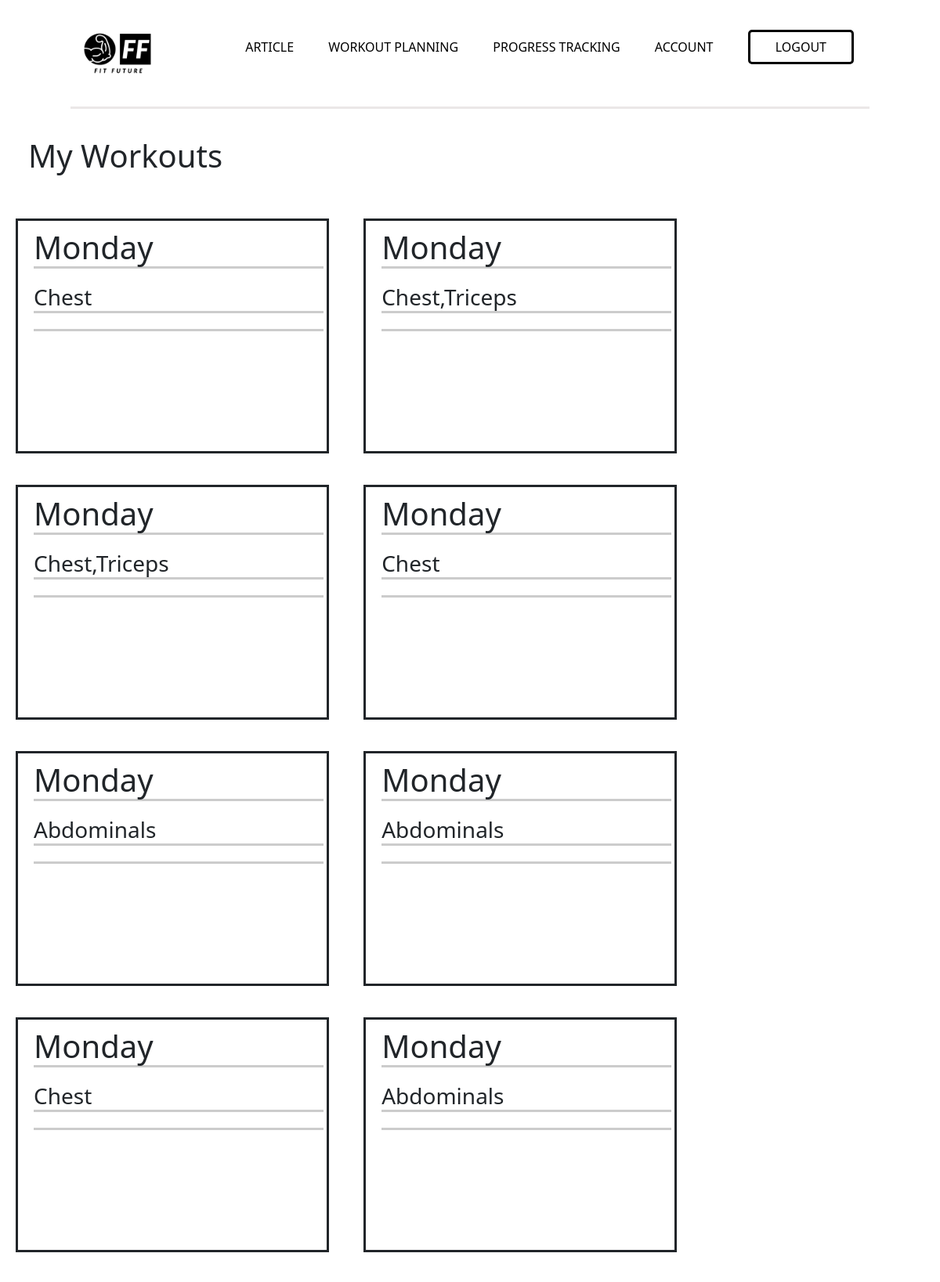
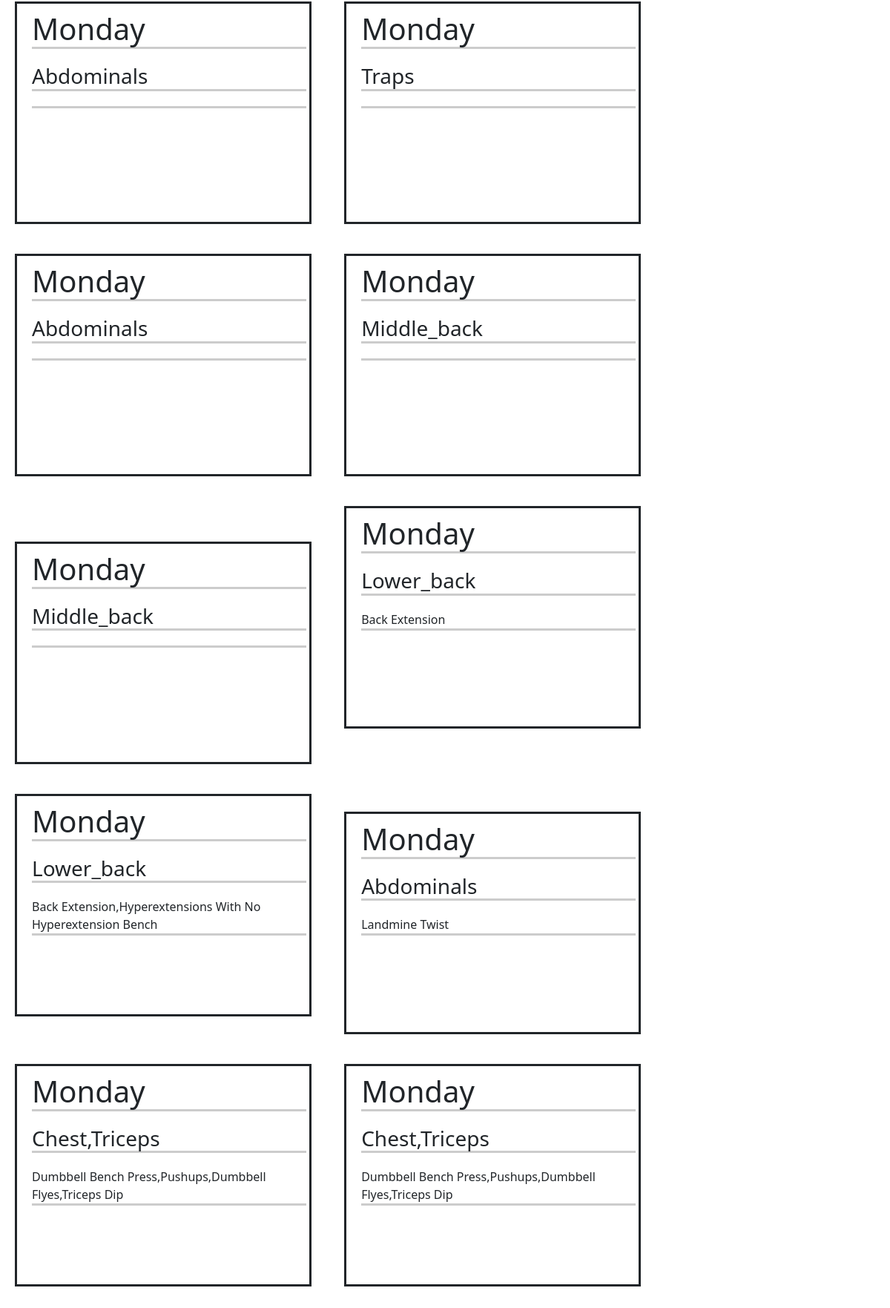
Page /workout/my_workouts (signed in, upper part) on the committed database (2 pictures, top to bottom).
### fitfuture/db_models.py (models this page shows)
class Workout(db.Model):
    id = db.Column(db.Integer, primary_key=True)
    workout_day = db.Column(db.String(50), nullable=False)
    muscle_groups = db.Column(db.String(200), nullable=False)
    workout_type = db.Column(db.String(200), nullable=False)
    user_id = db.Column(db.Integer, db.ForeignKey('user.id'), nullable=False)

### fitfuture/routes.py (the view)
@app.route('/workout/my_workouts')
def my_workouts():
    workouts = []
    if current_user.is_authenticated:
        workouts = db.session.query(Workout).filter_by(user_id=current_user.id).all()
    return render_template("my_workouts.html", workouts=workouts)

### fitfuture/db_models.py (called while the page is built)
@login_manager.user_loader
def load_user(user_id):
    return User.query.get(int(user_id))

### fitfuture/templates/my_workouts.html
{% extends "layout.html" %}
{% block content%}
    <h1 class="my-workouts-h1">My Workouts</h1>
    {% if not workouts %}
        <p class="no-workout">You have no workouts planned. Click <a href="{{ url_for('workout') }}">here</a> to plan your workout</p>
    {% else %}
        {% for workout in workouts %}
            <div class="my-workout">
                <h1>{{ workout.workout_day }}</h1>
                <h3>{{ workout.muscle_groups }}</h3>
                <p>{{ workout.workout_type }}</p>
            </div>
        {% endfor %}
    {% endif %}
{% endblock %}

### fitfuture/static/styles/main.css (style rules this page uses)
body { margin: 0; padding: 0; font-family: 'Poppins', sans-serif; background-color: rgb(251, 251, 251); }

### fitfuture/static/styles/account.css (style rules this page uses)
body { font-family: Poppins; margin: 0; }

### fitfuture/static/styles/workout.css (style rules this page uses)
body { margin: 30px; }
.my-workouts-h1 { margin: 3%; }
.my-workout { display: inline-block; border: solid; width: 400px; height: 300px; margin: 20px; text-transform: capitalize; align-items: center; }
.my-workout h1, .my-workout h3, .my-workout p { margin: 4px; margin-left: 20px; margin-bottom: 20px; margin-top: 10px; border-bottom: solid #ccc; }
.my-workout p { margin-bottom: 5px; }

### rows in the picture
Workout: workout_day "Monday", muscle_groups "Chest"
Workout: workout_day "Monday", muscle_groups "Chest,triceps"
Workout: workout_day "Monday", muscle_groups "Chest,triceps"
Workout: workout_day "Monday", muscle_groups "Chest"
Workout: workout_day "Monday", muscle_groups "Abdominals"
Workout: workout_day "Monday", muscle_groups "Abdominals"
Workout: workout_day "Monday", muscle_groups "Chest"
Workout: workout_day "Monday", muscle_groups "Abdominals"
Workout: workout_day "Monday", muscle_groups "Abdominals"
Workout: workout_day "Monday", muscle_groups "Traps"
Workout: workout_day "Monday", muscle_groups "Abdominals"
Workout: workout_day "Monday", muscle_groups "Middle_back"
Workout: workout_day "Monday", muscle_groups "Middle_back"
Workout: workout_day "Monday", muscle_groups "Lower_back", workout_type "Back Extension"
Workout: workout_day "Monday", muscle_groups "Lower_back", workout_type "Back Extension,Hyperextensions With No Hyperextension Bench"
Workout: workout_day "Monday", muscle_groups "Abdominals", workout_type "Landmine Twist"
Workout: workout_day "Monday", muscle_groups "Chest,triceps", workout_type "Dumbbell Bench Press,Pushups,Dumbbell Flyes,Triceps Dip"
Workout: workout_day "Monday", muscle_groups "Chest,triceps", workout_type "Dumbbell Bench Press,Pushups,Dumbbell Flyes,Triceps Dip"
